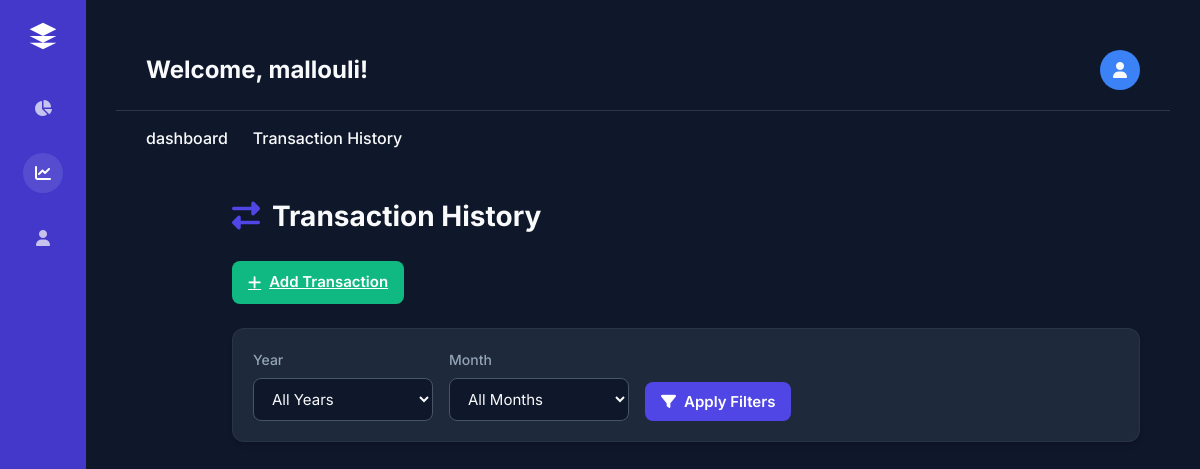
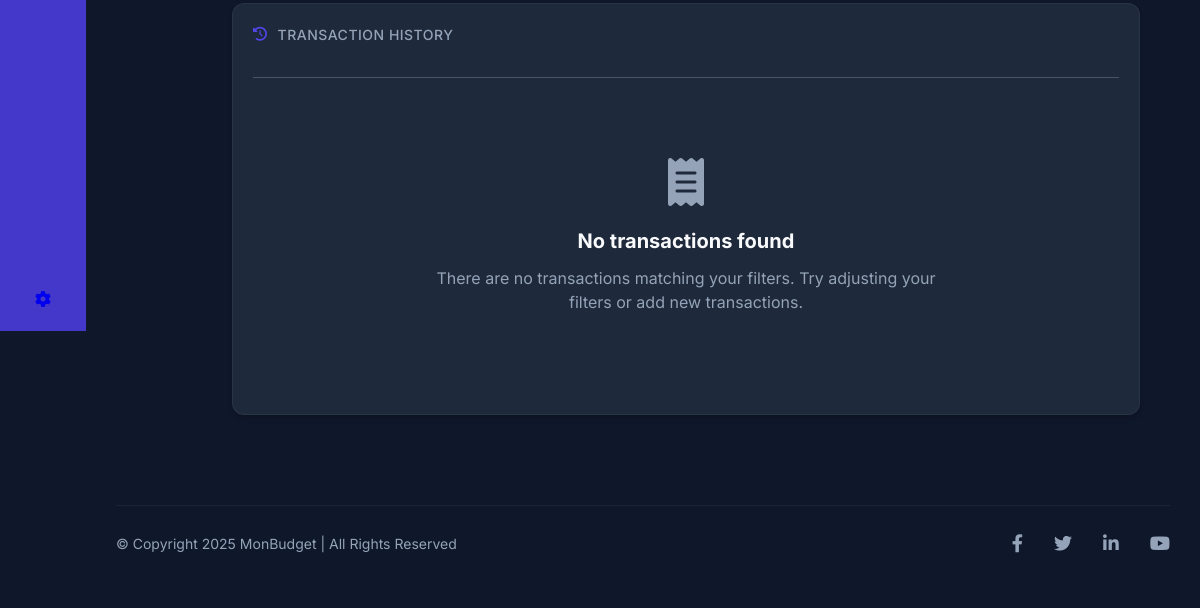
The page /transactions.php (signed in) on the database as committed earlier (2 pictures, top to bottom).
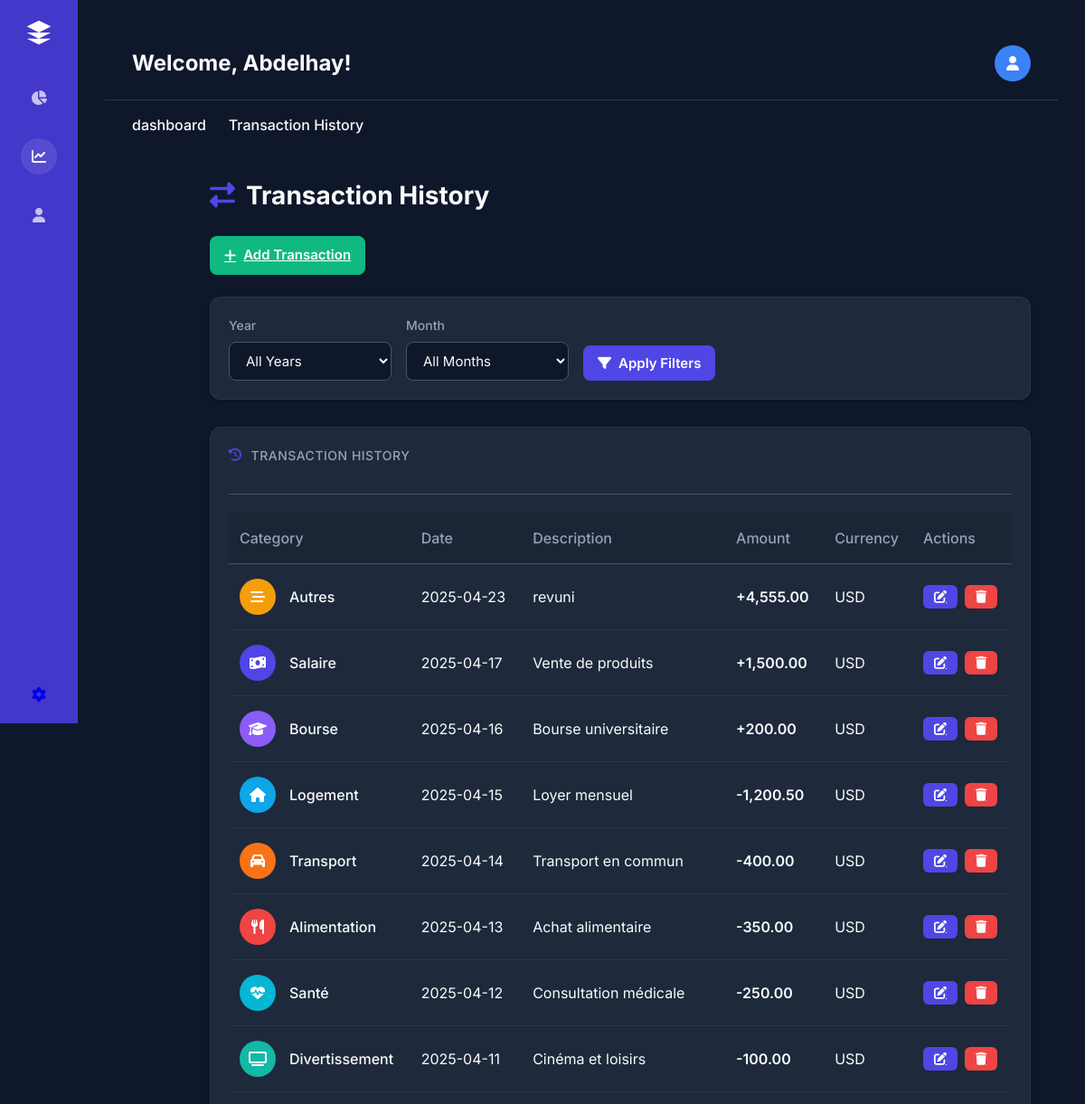
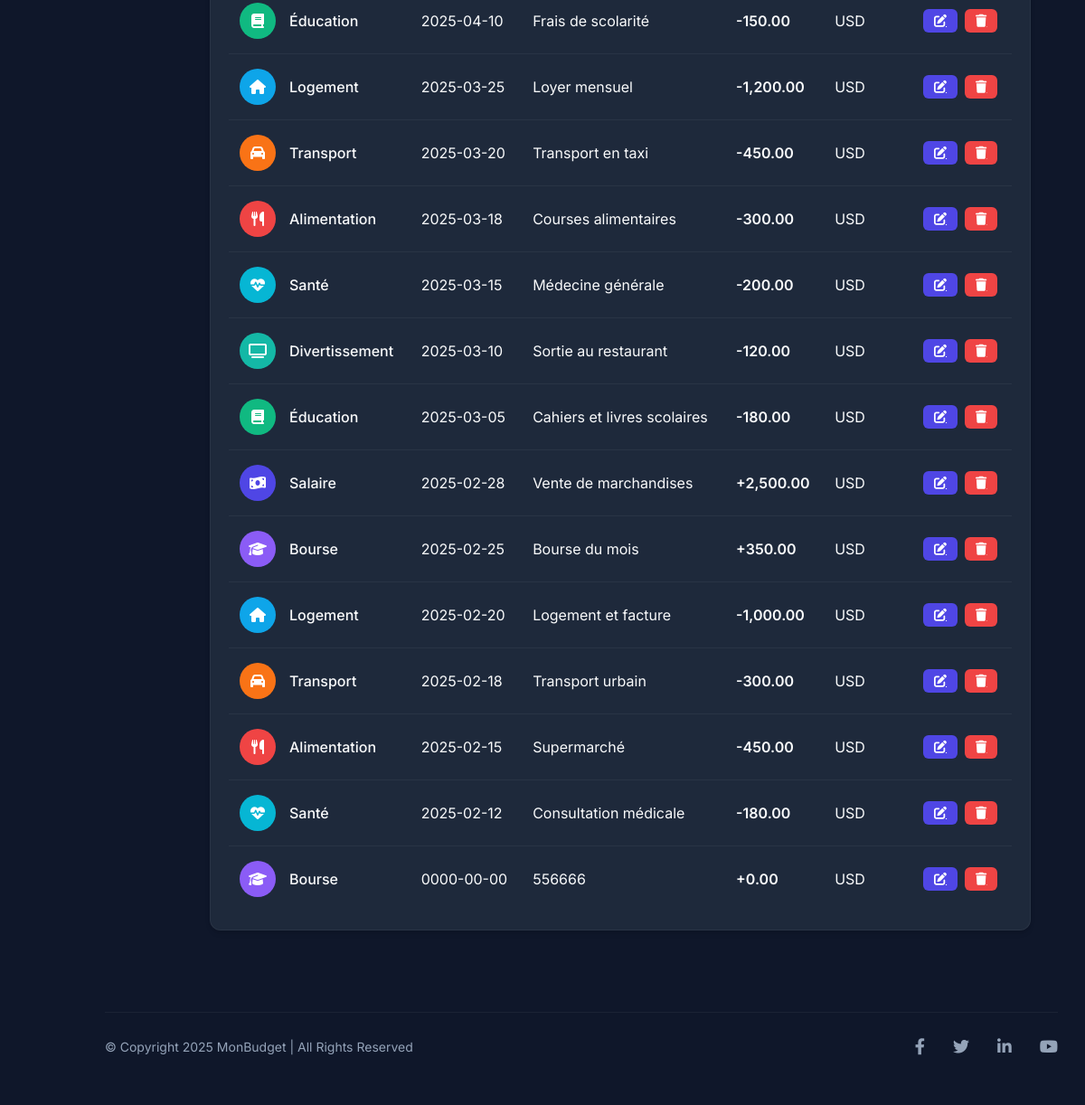
The same page on the database as committed later (2 pictures, top to bottom).
### tables this page shows
CREATE TABLE `transactions` (
  `id` int(11) NOT NULL,
  `user_id` int(11) NOT NULL,
  `category_id` int(11) NOT NULL,
  `montant` decimal(10,2) NOT NULL,
  `description` text DEFAULT NULL,
  `date_transaction` date NOT NULL
);

CREATE TABLE `categories` (
  `id` int(11) NOT NULL,
  `nom` varchar(100) NOT NULL,
  `type` enum('revenu','depense') NOT NULL
);

### includes/transactions.php (called while the page is built, shortened)
<?php
function listTransactions($connection) {
    global $user_id;
    $query = "
        SELECT t.*, c.nom AS category_name, c.type
        FROM transactions t
        JOIN categories c ON t.category_id = c.id
        WHERE t.user_id = :user_id
        ORDER BY t.date_transaction DESC
    ";
    $stmt = $connection->prepare($query);
    $stmt->execute([':user_id' => $user_id]);
    return $stmt->fetchAll(PDO::FETCH_ASSOC);
}
?>

### public/transactions.php (the view, shortened to what the changed rows need)
<?php
require_once '../includes/transactions.php';
require_once '../config/config.php';
$user_id = $_SESSION['user_id'];
$year = $_GET['year'] ?? null;
$month = $_GET['month'] ?? null;
if ($year && $month) {
    $transactions = listTransactionsByMonth($connection, $year, $month);
} else {
    $transactions = listTransactions($connection);
}
?>
<!DOCTYPE html>
<html lang="en">
<head>
    <link rel="stylesheet" href="https://cdnjs.cloudflare.com/ajax/libs/font-awesome/6.4.0/css/all.min.css">
    <link rel="stylesheet" href="../assets/css/transactions.css?v=<?php echo time(); ?>">
</head>
<body>
<?php
include '../template/header.php';
?>
<div class="content">
    <h1 class="page-title"><i class="fas fa-exchange-alt"></i> Transaction History</h1>
    <div class="content-card">
        <?php if (empty($transactions)): ?>
            <div class="empty-state">
                <i class="fas fa-receipt"></i>
                <h3>No transactions found</h3>
                <p>There are no transactions matching your filters. Try adjusting your filters or add new transactions.</p>
            </div>
        <?php else: ?>
            <table class="transactions-table">
                <thead>
                    <tr>
                        <th>Category</th>
                        <th>Date</th>
                        <th>Description</th>
                        <th>Amount</th>
                        <th>Currency</th>
                        <th>Actions</th>
                    </tr>
                </thead>
                <tbody>
                    <?php foreach ($transactions as $t): ?>
                        <?php
                            $categoryIcons = [
                                'Salaire' => ['fa-money-bill-wave', 'bg-salaire'],
                                'Bourse' => ['fa-graduation-cap', 'bg-bourse'],
                                'Ventes' => ['fa-store', 'bg-ventes'],
                                'Autres' => ['fa-coins', 'bg-autres-income'],
                                'Logement' => ['fa-home', 'bg-logement'],
                                'Transport' => ['fa-car', 'bg-transport'],
                                'Alimentation' => ['fa-utensils', 'bg-alimentation'],
                                'Santé' => ['fa-heartbeat', 'bg-sante'],
                                'Divertissement' => ['fa-tv', 'bg-divertissement'],
                                'Éducation' => ['fa-book', 'bg-education'],
                                'Autres' => ['fa-stream', 'bg-autres-expense']
                            ];
                            $category = htmlspecialchars($t['category_name'] ?? 'Autres');
                            $iconPair = $categoryIcons[$category] ?? ['fa-question-circle', 'bg-autres-expense'];
                            $isExpense = ($t['type'] ?? '') === 'depense' || (float)($t['montant'] ?? 0) < 0;
                        ?>
                        <tr>
                            <td>
                                <div class="category">
                                    <div class="category-icon <?= $iconPair[1] ?>">
                                        <i class="fas <?= $iconPair[0] ?>"></i>
                                    </div>
                                    <div class="category-name"><?= $category ?></div>
                                </div>
                            </td>
                            <td><?= htmlspecialchars($t['date_transaction'] ?? date('Y-m-d')) ?></td>
                            <td><?= htmlspecialchars($t['description'] ?? 'Transaction description') ?></td>
                            <td class="<?= $isExpense ? 'amount-negative' : 'amount-positive' ?>">
                                <?= $isExpense ? '-' : '+' ?><?= number_format(abs((float)($t['montant'] ?? 0)), 2) ?>
                            </td>
                            <td><?= htmlspecialchars($t['currency'] ?? 'USD') ?></td>
                            <td>
                                <div class="action-buttons">
                                <a href="#" onclick="openEditModal(<?= $t['id'] ?? 0 ?>)" class="btn btn-sm btn-edit">
                                        <i class="fas fa-edit"></i>
                                    </a>
                                    <a href="delete_transaction.php?id=<?= $t['id'] ?? '' ?>"
                                       onclick="return confirm('Are you sure you want to delete this transaction?')"
                                       class="btn btn-sm btn-delete">
                                        <i class="fas fa-trash"></i>
                                    </a>
                                </div>
                            </td>
                        </tr>
                    <?php endforeach; ?>
                </tbody>
            </table>
        <?php endif; ?>
    </div>
</div>
</body>
</html>

### template/header.php (shortened to what the changed rows need)
<!DOCTYPE html>
<html lang="en">
<head>
    <link rel="stylesheet" href="https://cdnjs.cloudflare.com/ajax/libs/font-awesome/6.2.0/css/all.min.css">
    <link rel="stylesheet" href="../assets/css/style.css?v=<?php echo time(); ?>">
</head>
<body>
    <div class="main-content">
        <div class="header">
        <h2>Welcome, <?php echo htmlspecialchars($_SESSION['user_name']); ?>!</h2>
            <div class="header-right">
            <div class="user-dropdown">
        </div>
            </div>
        </div>
    </body>
    </html>

Rows that differ between the two databases and show on the page:
added transactions: category.nom "Autres", date_transaction "2025-04-23", description "revuni", montant "4,555.00", currency "USD"
added transactions: category.nom "Salaire", date_transaction "2025-04-17", description "Vente de produits", montant "1,500.00", currency "USD"
added transactions: category.nom "Bourse", date_transaction "2025-04-16", description "Bourse universitaire", montant "200.00", currency "USD"
added transactions: category.nom "Logement", date_transaction "2025-04-15", description "Loyer mensuel", montant "1,200.50", currency "USD"
added transactions: category.nom "Transport", date_transaction "2025-04-14", description "Transport en commun", montant "400.00", currency "USD"
added transactions: category.nom "Alimentation", date_transaction "2025-04-13", description "Achat alimentaire", montant "350.00", currency "USD"
added transactions: category.nom "Santé", date_transaction "2025-04-12", description "Consultation médicale", montant "250.00", currency "USD"
added transactions: category.nom "Divertissement", date_transaction "2025-04-11", description "Cinéma et loisirs", montant "100.00", currency "USD"
added transactions: category.nom "Éducation", date_transaction "2025-04-10", description "Frais de scolarité", montant "150.00", currency "USD"
added transactions: category.nom "Logement", date_transaction "2025-03-25", description "Loyer mensuel", montant "1,200.00", currency "USD"
added transactions: category.nom "Transport", date_transaction "2025-03-20", description "Transport en taxi", montant "450.00", currency "USD"
added transactions: category.nom "Alimentation", date_transaction "2025-03-18", description "Courses alimentaires", montant "300.00", currency "USD"
added transactions: category.nom "Santé", date_transaction "2025-03-15", description "Médecine générale", montant "200.00", currency "USD"
added transactions: category.nom "Divertissement", date_transaction "2025-03-10", description "Sortie au restaurant", montant "120.00", currency "USD"
added transactions: category.nom "Éducation", date_transaction "2025-03-05", description "Cahiers et livres scolaires", montant "180.00", currency "USD"
added transactions: category.nom "Salaire", date_transaction "2025-02-28", description "Vente de marchandises", montant "2,500.00", currency "USD"
added transactions: category.nom "Bourse", date_transaction "2025-02-25", description "Bourse du mois", montant "350.00", currency "USD"
added transactions: category.nom "Logement", date_transaction "2025-02-20", description "Logement et facture", montant "1,000.00", currency "USD"
added transactions: category.nom "Transport", date_transaction "2025-02-18", description "Transport urbain", montant "300.00", currency "USD"
added transactions: category.nom "Alimentation", date_transaction "2025-02-15", description "Supermarché", montant "450.00", currency "USD"
added transactions: category.nom "Santé", date_transaction "2025-02-12", description "Consultation médicale", montant "180.00", currency "USD"
added transactions: category.nom "Bourse", date_transaction "0000-00-00", description "556666", montant "0.00", currency "USD"
Other text that changed with them:
$_SESSION['user_name']: "mallouli" → "Abdelhay"
text no longer shown: "No transactions found There are no transactions matching your filters. Try adjusting your filters or add new transactions."
text now shown: "Category Date Description Amount Currency Actions"
